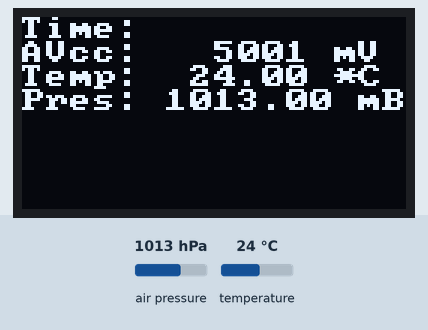
This sketch was run on a simulated Arduino Nano, built with avr-gcc and run on an emulated ATmega328P. Shown: 128×64 one-colour display. The test bench sets the inputs (shaded band); at power-on: air pressure 1013 hPa, temperature 24 °C.

Above: at 3.1 s.
3.2 s: air pressure set to 952 hPa
At 4.9 s:
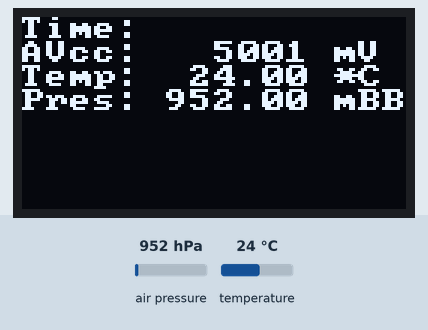
5.2 s: temperature set to 12 °C
At 7.3 s:
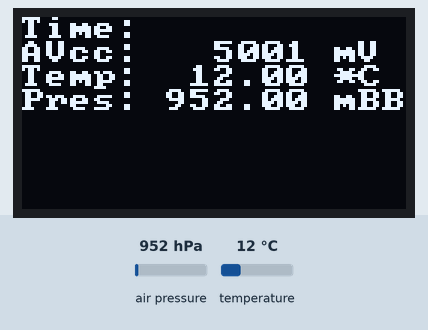
7.6 s: air pressure set to 975 hPa
At 9.0 s:
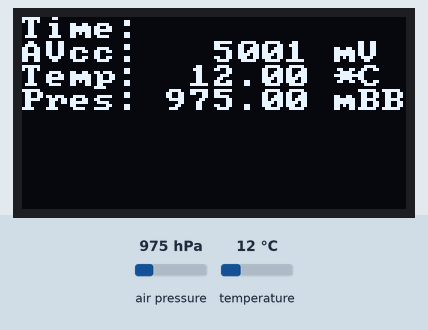
10.1 s: temperature set to 19 °C
At 11.4 s:
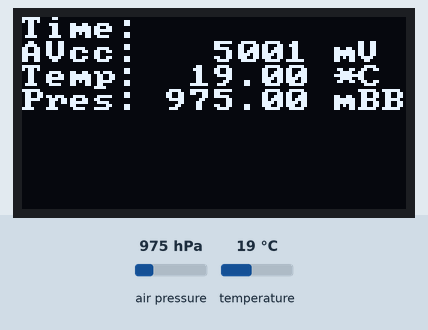
Timing chart, 0 to 13.1 s (numbered marks = the images above; inputs shaded):
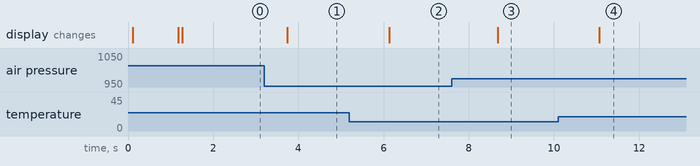

Measured:
- after the input at 3.2 s, the display: changes after 0.54 s (image 1)
- after the input at 5.2 s, the display: changes after 0.93 s (image 2)
- after the input at 7.6 s, the display: changes after 1.1 s (image 3)
- after the input at 10.1 s, the display: changes after 0.97 s (image 4)

The sketch:

voltmerer.ino
```cpp
#include <Arduino.h>
#include <SPI.h>
#include <Wire.h>
#include <U8g2lib.h>    // https://github.com/olikraus/u8g2
#include <SFE_BMP180.h> // https://github.com/LowPowerLab/SFE_BMP180


// SPI HW
// U8X8_SH1106_128X64_NONAME_4W_HW_SPI(uint8_t cs, uint8_t dc, uint8_t reset = U8X8_PIN_NONE)
U8X8_SH1106_128X64_NONAME_4W_HW_SPI u8x8(10, 9, 8);

SFE_BMP180 bmp;
#define ALTITUDE 230.0 // Altitude of Erbenova, Brno in meters

// https://provideyourown.com/2012/secret-arduino-voltmeter-measure-battery-voltage/
long readVcc() {
  // Read 1.1V reference against AVcc
  // set the reference to Vcc and the measurement to the internal 1.1V reference
  #if defined(__AVR_ATmega32U4__) || defined(__AVR_ATmega1280__) || defined(__AVR_ATmega2560__)
    ADMUX = _BV(REFS0) | _BV(MUX4) | _BV(MUX3) | _BV(MUX2) | _BV(MUX1);
  #elif defined (__AVR_ATtiny24__) || defined(__AVR_ATtiny44__) || defined(__AVR_ATtiny84__)
     ADMUX = _BV(MUX5) | _BV(MUX0) ;
  #else
    ADMUX = _BV(REFS0) | _BV(MUX3) | _BV(MUX2) | _BV(MUX1);
  #endif

  delay(2); // Wait for Vref to settle
  ADCSRA |= _BV(ADSC); // Start conversion
  while (bit_is_set(ADCSRA,ADSC)); // measuring

  uint8_t low  = ADCL; // must read ADCL first - it then locks ADCH
  uint8_t high = ADCH; // unlocks both

  long result = (high<<8) | low;

  result = 1125300L / result; // Calculate Vcc (in mV); 1125300 = 1.1*1023*1000
  return result; // Vcc in millivolts
}

void setup() {
	Serial.begin(9600);
  bmp.begin();
	u8x8.begin();
	u8x8.setFont(u8x8_font_pcsenior_f);
}

void loop() {
	//Serial.println( readVcc(), DEC );
	u8x8.drawString(0, 0, "Time:");
	char pbuff[20], str[6];
	snprintf ( pbuff, 20, "AVcc:   %4ld mV", readVcc() );
	//ltoa(readVcc(), pbuff, 10);
	u8x8.drawString(0, 1, pbuff);

  delay(1000);

  double T,P;
  char status = bmp.startTemperature();

  if (status != 0) {
    delay(status);
    status = bmp.getTemperature(T);
    if (status != 0)  {                    // Print out the measurement:
      memset(str, 0, 6);                   // mandatory reinitialize str
      dtostrf(T, 4, 2, &str[strlen(str)]); //4 is mininum width, 2 is precision; float value is copied onto str
      snprintf ( pbuff, 20, "Temp: %6s *C", str );
      u8x8.drawString(0, 2, pbuff);
    }
  }

  status = bmp.startPressure(3);
  if (status != 0)  {
    delay(status);
    status = bmp.getPressure(P, T);
    if (status != 0)  {                    // Print out the measurement:
      memset(str, 0, 6);                   // mandatory reinitialize str
      dtostrf(P, 5, 2, &str[strlen(str)]); //4 is mininum width, 2 is precision; float value is copied onto str
      snprintf ( pbuff, 20, "Pres: %6s mB", str );
      u8x8.drawString(0, 3, pbuff);
    }
  }
}
```
